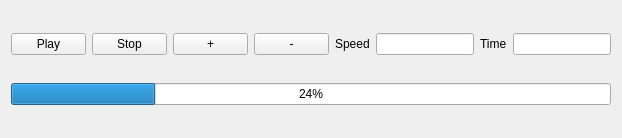
<?xml version="1.0" encoding="UTF-8"?>
<ui version="4.0">
 <class>RoutePlanningDisplayDialog</class>
 <widget class="QWidget" name="RoutePlanningDisplayDialog">
  <property name="geometry">
   <rect>
    <x>0</x>
    <y>0</y>
    <width>622</width>
    <height>138</height>
   </rect>
  </property>
  <property name="windowTitle">
   <string>RoutePlanningDisplayDialog</string>
  </property>
  <layout class="QGridLayout" name="gridLayout">
   <item row="0" column="0">
    <widget class="QPushButton" name="pbtnPlay">
     <property name="minimumSize">
      <size>
       <width>75</width>
       <height>0</height>
      </size>
     </property>
     <property name="text">
      <string>Play</string>
     </property>
    </widget>
   </item>
   <item row="0" column="1">
    <widget class="QPushButton" name="pbtnStop">
     <property name="minimumSize">
      <size>
       <width>75</width>
       <height>0</height>
      </size>
     </property>
     <property name="text">
      <string>Stop</string>
     </property>
    </widget>
   </item>
   <item row="0" column="2">
    <widget class="QPushButton" name="pbtnAccelerate">
     <property name="minimumSize">
      <size>
       <width>75</width>
       <height>0</height>
      </size>
     </property>
     <property name="text">
      <string>+</string>
     </property>
    </widget>
   </item>
   <item row="0" column="3">
    <widget class="QPushButton" name="pbtnDecelerate">
     <property name="minimumSize">
      <size>
       <width>75</width>
       <height>0</height>
      </size>
     </property>
     <property name="text">
      <string>-</string>
     </property>
    </widget>
   </item>
   <item row="0" column="4">
    <widget class="QLabel" name="lbRate">
     <property name="sizePolicy">
      <sizepolicy hsizetype="Fixed" vsizetype="Preferred">
       <horstretch>0</horstretch>
       <verstretch>0</verstretch>
      </sizepolicy>
     </property>
     <property name="text">
      <string>Speed</string>
     </property>
    </widget>
   </item>
   <item row="0" column="5">
    <widget class="QLineEdit" name="ledtRate">
     <property name="sizePolicy">
      <sizepolicy hsizetype="Preferred" vsizetype="Fixed">
       <horstretch>0</horstretch>
       <verstretch>0</verstretch>
      </sizepolicy>
     </property>
    </widget>
   </item>
   <item row="0" column="6">
    <widget class="QLabel" name="lbTime">
     <property name="sizePolicy">
      <sizepolicy hsizetype="Fixed" vsizetype="Preferred">
       <horstretch>0</horstretch>
       <verstretch>0</verstretch>
      </sizepolicy>
     </property>
     <property name="text">
      <string>Time</string>
     </property>
    </widget>
   </item>
   <item row="0" column="7">
    <widget class="QLineEdit" name="ledtTime">
     <property name="sizePolicy">
      <sizepolicy hsizetype="Preferred" vsizetype="Fixed">
       <horstretch>0</horstretch>
       <verstretch>0</verstretch>
      </sizepolicy>
     </property>
    </widget>
   </item>
   <item row="1" column="0" colspan="8">
    <widget class="QProgressBar" name="progressBar">
     <property name="value">
      <number>24</number>
     </property>
    </widget>
   </item>
  </layout>
 </widget>
 <layoutdefault spacing="6" margin="11"/>
 <resources/>
 <connections/>
</ui>
